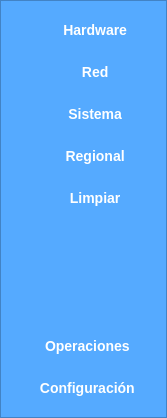
           <widget class="QFrame" name="frame_menu">
            <property name="minimumSize">
             <size>
              <width>0</width>
              <height>0</height>
             </size>
            </property>
            <property name="maximumSize">
             <size>
              <width>0</width>
              <height>16777215</height>
             </size>
            </property>
            <property name="styleSheet">
             <string notr="true">/* Estilo del marco */
QFrame {
    background-color: rgb(85, 170, 255);
   
}</string>
            </property>
            <property name="frameShape">
             <enum>QFrame::Shape::StyledPanel</enum>
            </property>
            <property name="frameShadow">
             <enum>QFrame::Shadow::Raised</enum>
            </property>
            <layout class="QVBoxLayout" name="verticalLayout_3">
             <item>
              <widget class="QPushButton" name="btn_info_hardware">
               <property name="styleSheet">
                <string notr="true">/* Estilo base del botón */
QPushButton {
    background-color:qlineargradient(
    spread:pad, 
    x1:0, 
    y1:0, 
    x2:1, 
    y2:0, 
    stop:0 rgba(102, 178, 255, 255), 
    stop:0.55 rgba(61, 148, 235, 255), 
    stop:0.98 rgba(0, 0, 0, 255), 
    stop:1 rgba(0, 0, 0, 0)
);
    color: white;
    border: none;
    border-radius: 5px;
    padding: 10px 20px;
    font-size: 14px;
    font-weight: bold;
}
/* Estilo cuando el mouse pasa por encima */
QPushButton:hover {
    background-color: #0056b3;
}
/* Estilo cuando el botón es presionado */
QPushButton:pressed {
    background-color: #004085;
}</string>
               </property>
               <property name="text">
                <string>      Hardware</string>
               </property>
               <property name="icon">
                <iconset>
                 <normaloff>assets/icons/PC01.svg</normaloff>assets/icons/PC01.svg</iconset>
               </property>
               <property name="iconSize">
                <size>
                 <width>35</width>
                 <height>35</height>
                </size>
               </property>
              </widget>
             </item>
             <item>
              <widget class="QPushButton" name="btn_info_red">
               <property name="styleSheet">
                <string notr="true">/* Estilo base del botón */
QPushButton {
    background-color: qlineargradient(
    spread:pad, 
    x1:0, 
    y1:0, 
    x2:1, 
    y2:0, 
    stop:0 rgba(102, 178, 255, 255), 
    stop:0.55 rgba(61, 148, 235, 255), 
    stop:0.98 rgba(0, 0, 0, 255), 
    stop:1 rgba(0, 0, 0, 0)
);
    color: white;
    border: none;
    border-radius: 5px;
    padding: 10px 20px;
    font-size: 14px;
    font-weight: bold;
}
/* Estilo cuando el mouse pasa por encima */
QPushButton:hover {
    background-color: #0056b3;
}
/* Estilo cuando el botón es presionado */
QPushButton:pressed {
    background-color: #004085;
}</string>
               </property>
               <property name="text">
                <string>      Red</string>
               </property>
               <property name="icon">
                <iconset>
                 <normaloff>assets/icons/Red01.png</normaloff>assets/icons/Red01.png</iconset>
               </property>
               <property name="iconSize">
                <size>
                 <width>35</width>
                 <height>35</height>
                </size>
               </property>
              </widget>
             </item>
             <item>
              <widget class="QPushButton" name="btn_info_so">
               <property name="styleSheet">
                <string notr="true">/* Estilo base del botón */
QPushButton {
    background-color: qlineargradient(
    spread:pad, 
    x1:0, 
    y1:0, 
    x2:1, 
    y2:0, 
    stop:0 rgba(102, 178, 255, 255), 
    stop:0.55 rgba(61, 148, 235, 255), 
    stop:0.98 rgba(0, 0, 0, 255), 
    stop:1 rgba(0, 0, 0, 0)
);
    color: white;
    border: none;
    border-radius: 5px;
    padding: 10px 20px;
    font-size: 14px;
    font-weight: bold;
}
/* Estilo cuando el mouse pasa por encima */
QPushButton:hover {
    background-color: #0056b3;
}
/* Estilo cuando el botón es presionado */
QPushButton:pressed {
    background-color: #004085;
}</string>
               </property>
               <property name="text">
                <string>      Sistema</string>
               </property>
               <property name="icon">
                <iconset>
                 <normaloff>assets/icons/fi-sr-computer-classic.svg</normaloff>assets/icons/fi-sr-computer-classic.svg</iconset>
               </property>
               <property name="iconSize">
                <size>
                 <width>35</width>
                 <height>36</height>
                </size>
               </property>
              </widget>
             </item>
             <item>
              <widget class="QPushButton" name="btn_info_regional">
               <property name="styleSheet">
                <string notr="true">/* Estilo base del botón */
QPushButton {
    background-color: qlineargradient(
    spread:pad, 
    x1:0, 
    y1:0, 
    x2:1, 
    y2:0, 
    stop:0 rgba(102, 178, 255, 255), 
    stop:0.55 rgba(61, 148, 235, 255), 
    stop:0.98 rgba(0, 0, 0, 255), 
    stop:1 rgba(0, 0, 0, 0)
);
    color: white;
    border: none;
    border-radius: 5px;
    padding: 10px 20px;
    font-size: 14px;
    font-weight: bold;
}
/* Estilo cuando el mouse pasa por encima */
QPushButton:hover {
    background-color: #0056b3;
}
/* Estilo cuando el botón es presionado */
QPushButton:pressed {
    background-color: #004085;
}</string>
               </property>
               <property name="text">
                <string>      Regional</string>
               </property>
               <property name="icon">
                <iconset>
                 <normaloff>assets/icons/Regional01.svg</normaloff>assets/icons/Regional01.svg</iconset>
               </property>
               <property name="iconSize">
                <size>
                 <width>35</width>
                 <height>35</height>
                </size>
               </property>
               <property name="shortcut">
                <string>Ctrl+R</string>
               </property>
              </widget>
             </item>
             <item>
              <widget class="QPushButton" name="btn_limpiar">
               <property name="styleSheet">
                <string notr="true">/* Estilo base del botón */
QPushButton {
    background-color: qlineargradient(
    spread:pad, 
    x1:0, 
    y1:0, 
    x2:1, 
    y2:0, 
    stop:0 rgba(102, 178, 255, 255), 
    stop:0.55 rgba(61, 148, 235, 255), 
    stop:0.98 rgba(0, 0, 0, 255), 
    stop:1 rgba(0, 0, 0, 0)
);
    color: white;
    border: none;
    border-radius: 5px;
    padding: 10px 20px;
    font-size: 14px;
    font-weight: bold;
}
/* Estilo cuando el mouse pasa por encima */
QPushButton:hover {
    background-color: #0056b3;
}
/* Estilo cuando el botón es presionado */
QPushButton:pressed {
    background-color: #004085;
}</string>
               </property>
               <property name="text">
                <string>      Limpiar</string>
               </property>
               <property name="icon">
                <iconset>
                 <normaloff>assets/icons/Clear01.svg</normaloff>assets/icons/Clear01.svg</iconset>
               </property>
               <property name="iconSize">
                <size>
                 <width>35</width>
                 <height>35</height>
                </size>
               </property>
              </widget>
             </item>
             <item>
              <spacer name="verticalSpacer_3">
               <property name="orientation">
                <enum>Qt::Orientation::Vertical</enum>
               </property>
               <property name="sizeHint" stdset="0">
                <size>
                 <width>20</width>
                 <height>106</height>
                </size>
               </property>
              </spacer>
             </item>
             <item>
              <widget class="QPushButton" name="btn_operations">
               <property name="styleSheet">
                <string notr="true">/* Estilo base del botón */
QPushButton {
    background-color: qlineargradient(
    spread:pad, 
    x1:0, 
    y1:0, 
    x2:1, 
    y2:0, 
    stop:0 rgba(102, 178, 255, 255), 
    stop:0.55 rgba(61, 148, 235, 255), 
    stop:0.98 rgba(0, 0, 0, 255), 
    stop:1 rgba(0, 0, 0, 0)
);
    color: white;
    border: none;
    border-radius: 5px;
    padding: 10px 20px;
    font-size: 14px;
    font-weight: bold;
}
/* Estilo cuando el mouse pasa por encima */
QPushButton:hover {
    background-color: #0056b3;
}
/* Estilo cuando el botón es presionado */
QPushButton:pressed {
    background-color: #004085;
}</string>
               </property>
               <property name="text">
                <string>  Operaciones</string>
               </property>
               <property name="icon">
                <iconset>
                 <normaloff>assets/icons/fi-sr-menu-dots.svg</normaloff>assets/icons/fi-sr-menu-dots.svg</iconset>
               </property>
               <property name="iconSize">
                <size>
                 <width>28</width>
                 <height>29</height>
                </size>
               </property>
              </widget>
             </item>
             <item>
              <widget class="QPushButton" name="btn_config">
               <property name="styleSheet">
                <string notr="true">/* Estilo base del botón */
QPushButton {
    background-color:qlineargradient(
    spread:pad, 
    x1:0, 
    y1:0, 
    x2:1, 
    y2:0, 
    stop:0 rgba(102, 178, 255, 255), 
    stop:0.55 rgba(61, 148, 235, 255), 
    stop:0.98 rgba(0, 0, 0, 255), 
    stop:1 rgba(0, 0, 0, 0)
);
    color: white;
    border: none;
    border-radius: 5px;
    padding: 10px 20px;
    font-size: 14px;
    font-weight: bold;
}
/* Estilo cuando el mouse pasa por encima */
QPushButton:hover {
    background-color: #0056b3;
}
/* Estilo cuando el botón es presionado */
QPushButton:pressed {
    background-color: #004085;
}</string>
               </property>
               <property name="text">
                <string>  Configuración</string>
               </property>
               <property name="icon">
                <iconset>
                 <normaloff>assets/icons/fi-sr-settings.svg</normaloff>assets/icons/fi-sr-settings.svg</iconset>
               </property>
               <property name="iconSize">
                <size>
                 <width>35</width>
                 <height>35</height>
                </size>
               </property>
              </widget>
             </item>
            </layout>
           </widget>
